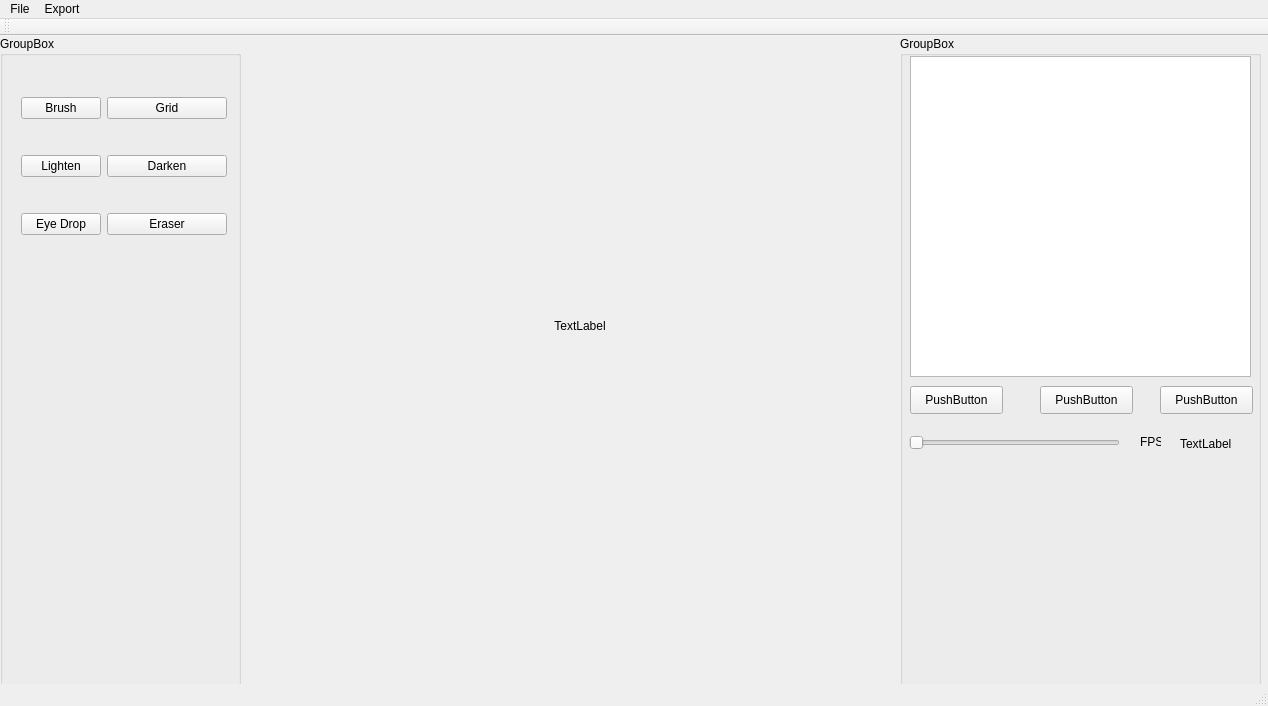
<?xml version="1.0" encoding="UTF-8"?>
<ui version="4.0">
 <class>MainWindow</class>
 <widget class="QMainWindow" name="MainWindow">
  <property name="geometry">
   <rect>
    <x>0</x>
    <y>0</y>
    <width>1268</width>
    <height>706</height>
   </rect>
  </property>
  <property name="windowTitle">
   <string>MainWindow</string>
  </property>
  <widget class="QWidget" name="centralWidget">
   <widget class="QGroupBox" name="groupBox">
    <property name="geometry">
     <rect>
      <x>0</x>
      <y>0</y>
      <width>241</width>
      <height>661</height>
     </rect>
    </property>
    <property name="title">
     <string>GroupBox</string>
    </property>
    <widget class="QWidget" name="gridLayoutWidget">
     <property name="geometry">
      <rect>
       <x>10</x>
       <y>20</y>
       <width>228</width>
       <height>221</height>
      </rect>
     </property>
     <layout class="QGridLayout" name="gridLayout">
      <item row="0" column="1">
       <widget class="QPushButton" name="gridButton">
        <property name="text">
         <string>Grid</string>
        </property>
        <property name="autoDefault">
         <bool>false</bool>
        </property>
       </widget>
      </item>
      <item row="1" column="0">
       <widget class="QPushButton" name="lightenButton">
        <property name="text">
         <string>Lighten</string>
        </property>
       </widget>
      </item>
      <item row="0" column="0">
       <widget class="QPushButton" name="brushButton">
        <property name="sizePolicy">
         <sizepolicy hsizetype="Maximum" vsizetype="Maximum">
          <horstretch>0</horstretch>
          <verstretch>0</verstretch>
         </sizepolicy>
        </property>
        <property name="text">
         <string>Brush</string>
        </property>
       </widget>
      </item>
      <item row="2" column="0">
       <widget class="QPushButton" name="eyeDropButton">
        <property name="text">
         <string>Eye Drop</string>
        </property>
       </widget>
      </item>
      <item row="2" column="1">
       <widget class="QPushButton" name="eraserButton">
        <property name="text">
         <string>Eraser</string>
        </property>
       </widget>
      </item>
      <item row="1" column="1">
       <widget class="QPushButton" name="darkenButton">
        <property name="text">
         <string>Darken</string>
        </property>
       </widget>
      </item>
     </layout>
    </widget>
   </widget>
   <widget class="QGroupBox" name="groupBox_2">
    <property name="geometry">
     <rect>
      <x>900</x>
      <y>0</y>
      <width>361</width>
      <height>651</height>
     </rect>
    </property>
    <property name="title">
     <string>GroupBox</string>
    </property>
    <widget class="QListView" name="listView">
     <property name="geometry">
      <rect>
       <x>10</x>
       <y>20</y>
       <width>341</width>
       <height>321</height>
      </rect>
     </property>
    </widget>
    <widget class="QPushButton" name="pushButton_7">
     <property name="geometry">
      <rect>
       <x>10</x>
       <y>350</y>
       <width>93</width>
       <height>28</height>
      </rect>
     </property>
     <property name="text">
      <string>PushButton</string>
     </property>
    </widget>
    <widget class="QPushButton" name="pushButton_8">
     <property name="geometry">
      <rect>
       <x>140</x>
       <y>350</y>
       <width>93</width>
       <height>28</height>
      </rect>
     </property>
     <property name="text">
      <string>PushButton</string>
     </property>
    </widget>
    <widget class="QPushButton" name="pushButton_9">
     <property name="geometry">
      <rect>
       <x>260</x>
       <y>350</y>
       <width>93</width>
       <height>28</height>
      </rect>
     </property>
     <property name="text">
      <string>PushButton</string>
     </property>
    </widget>
    <widget class="QSlider" name="horizontalSlider">
     <property name="geometry">
      <rect>
       <x>9</x>
       <y>391</y>
       <width>211</width>
       <height>31</height>
      </rect>
     </property>
     <property name="orientation">
      <enum>Qt::Horizontal</enum>
     </property>
    </widget>
    <widget class="QLabel" name="label">
     <property name="geometry">
      <rect>
       <x>240</x>
       <y>390</y>
       <width>21</width>
       <height>31</height>
      </rect>
     </property>
     <property name="text">
      <string>FPS</string>
     </property>
    </widget>
    <widget class="QLabel" name="label_2">
     <property name="geometry">
      <rect>
       <x>280</x>
       <y>400</y>
       <width>55</width>
       <height>16</height>
      </rect>
     </property>
     <property name="text">
      <string>TextLabel</string>
     </property>
    </widget>
   </widget>
   <widget class="SpriteCanvas" name="canvas">
    <property name="geometry">
     <rect>
      <x>280</x>
      <y>40</y>
      <width>600</width>
      <height>500</height>
     </rect>
    </property>
    <property name="lineWidth">
     <number>1</number>
    </property>
    <property name="text">
     <string>TextLabel</string>
    </property>
    <property name="alignment">
     <set>Qt::AlignCenter</set>
    </property>
   </widget>
  </widget>
  <widget class="QMenuBar" name="menuBar">
   <property name="geometry">
    <rect>
     <x>0</x>
     <y>0</y>
     <width>1268</width>
     <height>20</height>
    </rect>
   </property>
   <widget class="QMenu" name="menuFile">
    <property name="title">
     <string>File</string>
    </property>
    <addaction name="actionNew"/>
    <addaction name="actionOpen"/>
    <addaction name="actionSave"/>
    <addaction name="actionSave_As"/>
    <addaction name="actionExit"/>
   </widget>
   <widget class="QMenu" name="menuExport">
    <property name="title">
     <string>Export</string>
    </property>
   </widget>
   <addaction name="menuFile"/>
   <addaction name="menuExport"/>
  </widget>
  <widget class="QToolBar" name="mainToolBar">
   <attribute name="toolBarArea">
    <enum>TopToolBarArea</enum>
   </attribute>
   <attribute name="toolBarBreak">
    <bool>false</bool>
   </attribute>
  </widget>
  <widget class="QStatusBar" name="statusBar"/>
  <action name="actionNew">
   <property name="text">
    <string>New</string>
   </property>
  </action>
  <action name="actionSave">
   <property name="text">
    <string>Save</string>
   </property>
  </action>
  <action name="actionSave_As">
   <property name="text">
    <string>Save As</string>
   </property>
  </action>
  <action name="actionExit">
   <property name="text">
    <string>Exit</string>
   </property>
  </action>
  <action name="actionOpen">
   <property name="text">
    <string>Open</string>
   </property>
  </action>
 </widget>
 <layoutdefault spacing="6" margin="11"/>
 <customwidgets>
  <customwidget>
   <class>SpriteCanvas</class>
   <extends>QLabel</extends>
   <header>spritecanvas.h</header>
  </customwidget>
 </customwidgets>
 <resources/>
 <connections/>
</ui>
